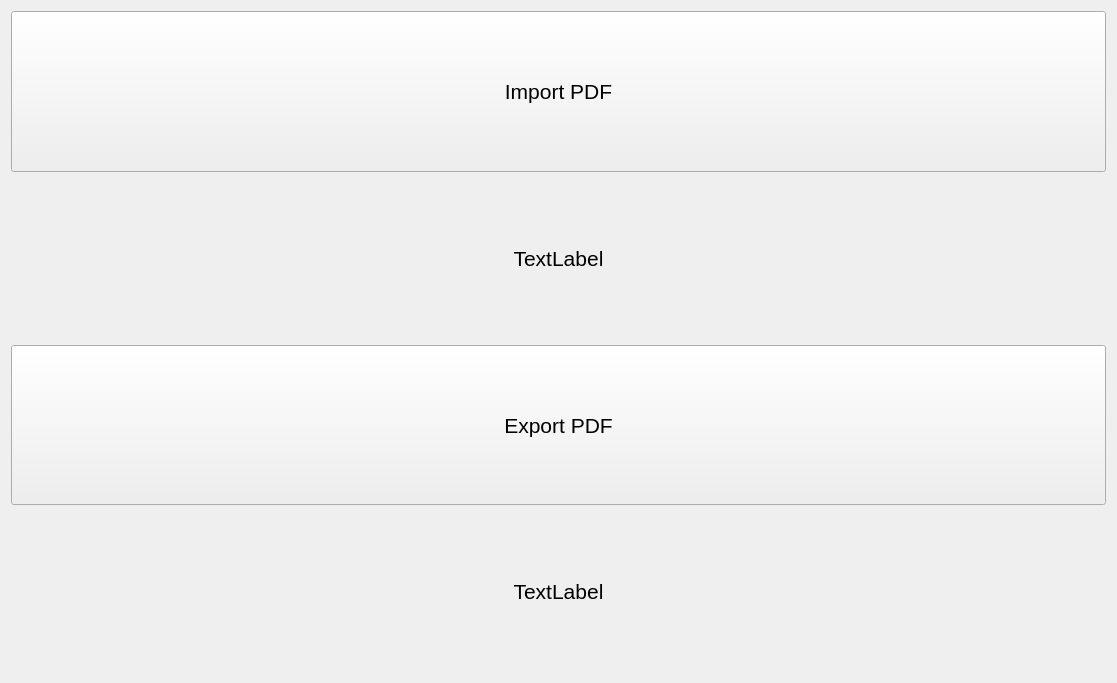
<?xml version="1.0" encoding="UTF-8"?>
<ui version="4.0">
 <class>Form</class>
 <widget class="QWidget" name="Form">
  <property name="geometry">
   <rect>
    <x>0</x>
    <y>0</y>
    <width>1117</width>
    <height>683</height>
   </rect>
  </property>
  <property name="windowTitle">
   <string>Form</string>
  </property>
  <layout class="QHBoxLayout" name="horizontalLayout">
   <item>
    <layout class="QVBoxLayout" name="verticalLayout">
     <item>
      <widget class="QPushButton" name="import_button">
       <property name="sizePolicy">
        <sizepolicy hsizetype="Minimum" vsizetype="Expanding">
         <horstretch>0</horstretch>
         <verstretch>0</verstretch>
        </sizepolicy>
       </property>
       <property name="font">
        <font>
         <pointsize>16</pointsize>
        </font>
       </property>
       <property name="text">
        <string>Import PDF</string>
       </property>
      </widget>
     </item>
     <item>
      <widget class="QLabel" name="import_label">
       <property name="sizePolicy">
        <sizepolicy hsizetype="Preferred" vsizetype="Expanding">
         <horstretch>0</horstretch>
         <verstretch>0</verstretch>
        </sizepolicy>
       </property>
       <property name="font">
        <font>
         <pointsize>16</pointsize>
        </font>
       </property>
       <property name="text">
        <string>TextLabel</string>
       </property>
       <property name="alignment">
        <set>Qt::AlignCenter</set>
       </property>
      </widget>
     </item>
     <item>
      <widget class="QPushButton" name="export_button">
       <property name="sizePolicy">
        <sizepolicy hsizetype="Minimum" vsizetype="Expanding">
         <horstretch>0</horstretch>
         <verstretch>0</verstretch>
        </sizepolicy>
       </property>
       <property name="font">
        <font>
         <pointsize>16</pointsize>
        </font>
       </property>
       <property name="text">
        <string>Export PDF</string>
       </property>
      </widget>
     </item>
     <item>
      <widget class="QLabel" name="export_label">
       <property name="sizePolicy">
        <sizepolicy hsizetype="Preferred" vsizetype="Expanding">
         <horstretch>0</horstretch>
         <verstretch>0</verstretch>
        </sizepolicy>
       </property>
       <property name="font">
        <font>
         <pointsize>16</pointsize>
        </font>
       </property>
       <property name="text">
        <string>TextLabel</string>
       </property>
       <property name="alignment">
        <set>Qt::AlignCenter</set>
       </property>
      </widget>
     </item>
    </layout>
   </item>
   <item>
    <layout class="QVBoxLayout" name="pdf_layout"/>
   </item>
  </layout>
 </widget>
 <resources/>
 <connections/>
</ui>
